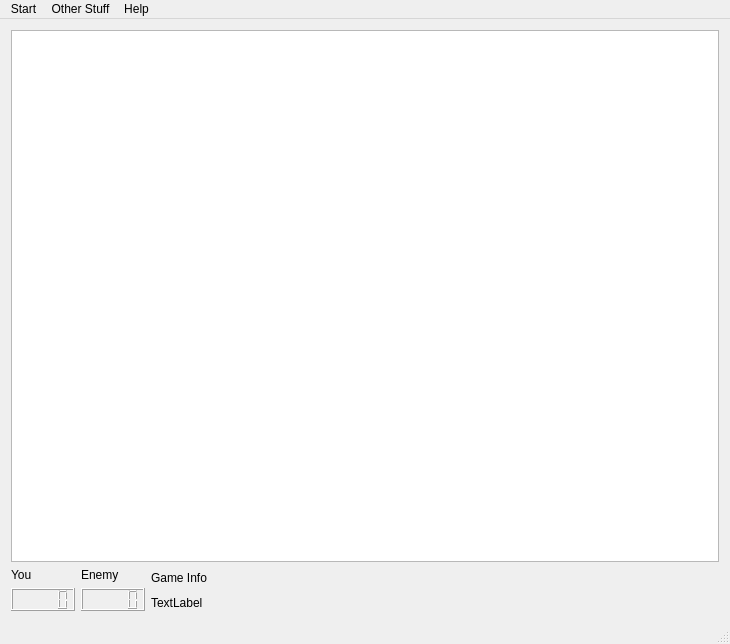
<?xml version="1.0" encoding="UTF-8"?>
<ui version="4.0">
 <class>EpikonMainWindow</class>
 <widget class="QMainWindow" name="EpikonMainWindow">
  <property name="geometry">
   <rect>
    <x>0</x>
    <y>0</y>
    <width>730</width>
    <height>644</height>
   </rect>
  </property>
  <property name="windowTitle">
   <string>EpikonMainWindow</string>
  </property>
  <widget class="QWidget" name="centralWidget">
   <layout class="QVBoxLayout" name="verticalLayout">
    <item>
     <widget class="QGraphicsView" name="gameView">
      <property name="dragMode">
       <enum>QGraphicsView::RubberBandDrag</enum>
      </property>
     </widget>
    </item>
    <item>
     <layout class="QHBoxLayout" name="horizontalLayout">
      <item>
       <layout class="QGridLayout" name="gridLayout">
        <item row="0" column="0">
         <widget class="QLabel" name="l_you">
          <property name="text">
           <string>You</string>
          </property>
         </widget>
        </item>
        <item row="0" column="1">
         <widget class="QLabel" name="l_enemy">
          <property name="text">
           <string>Enemy</string>
          </property>
         </widget>
        </item>
        <item row="1" column="0">
         <widget class="QLCDNumber" name="lcd_you"/>
        </item>
        <item row="1" column="1">
         <widget class="QLCDNumber" name="lcd_enemy"/>
        </item>
       </layout>
      </item>
      <item>
       <layout class="QGridLayout" name="gridLayout_2">
        <item row="0" column="0">
         <widget class="QLabel" name="l_gameinfo">
          <property name="text">
           <string>Game Info</string>
          </property>
         </widget>
        </item>
        <item row="0" column="1">
         <spacer name="horizontalSpacer">
          <property name="orientation">
           <enum>Qt::Horizontal</enum>
          </property>
          <property name="sizeHint" stdset="0">
           <size>
            <width>40</width>
            <height>20</height>
           </size>
          </property>
         </spacer>
        </item>
        <item row="1" column="0" colspan="2">
         <widget class="QLabel" name="l_displaygameinfo">
          <property name="text">
           <string>TextLabel</string>
          </property>
         </widget>
        </item>
       </layout>
      </item>
     </layout>
    </item>
   </layout>
  </widget>
  <widget class="QMenuBar" name="menuBar">
   <property name="geometry">
    <rect>
     <x>0</x>
     <y>0</y>
     <width>730</width>
     <height>21</height>
    </rect>
   </property>
   <widget class="QMenu" name="menuStart">
    <property name="title">
     <string>Start</string>
    </property>
    <addaction name="actionNew_Game"/>
    <addaction name="actionLocal_LAN_Game"/>
    <addaction name="actionInternet_Game"/>
   </widget>
   <widget class="QMenu" name="menuOther_Stuff">
    <property name="title">
     <string>Other Stuff</string>
    </property>
    <addaction name="actionPreferences"/>
    <addaction name="separator"/>
    <addaction name="actionExit"/>
   </widget>
   <widget class="QMenu" name="menuHelp">
    <property name="title">
     <string>Help</string>
    </property>
    <addaction name="actionAbout_Epikon"/>
    <addaction name="actionAbout_Qt"/>
   </widget>
   <addaction name="menuStart"/>
   <addaction name="menuOther_Stuff"/>
   <addaction name="menuHelp"/>
  </widget>
  <widget class="QStatusBar" name="statusBar"/>
  <action name="actionNew_Game">
   <property name="text">
    <string>New Game</string>
   </property>
  </action>
  <action name="actionLocal_LAN_Game">
   <property name="text">
    <string>Local LAN Game</string>
   </property>
  </action>
  <action name="actionInternet_Game">
   <property name="text">
    <string>Internet Game</string>
   </property>
  </action>
  <action name="actionAbout_Epikon">
   <property name="text">
    <string>About Epikon</string>
   </property>
  </action>
  <action name="actionAbout_Qt">
   <property name="text">
    <string>About Qt</string>
   </property>
  </action>
  <action name="actionPreferences">
   <property name="text">
    <string>Preferences</string>
   </property>
  </action>
  <action name="actionExit">
   <property name="text">
    <string>Exit</string>
   </property>
  </action>
 </widget>
 <layoutdefault spacing="6" margin="11"/>
 <resources/>
 <connections/>
</ui>
